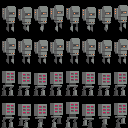

Rendered tile map (Tiled .tmx) drawn with the repository's tilesets; below, a short description and the map source with its tile grids summarised:
An orthogonal 8x8 tile map with 16x16 px tiles, 1 tile layer (Tile Layer 1).

<map version="1.2" tiledversion="1.2.4" orientation="orthogonal" renderorder="right-down" width="8" height="8" tilewidth="16" tileheight="16" infinite="0" nextlayerid="7" nextobjectid="1">
 <tileset firstgid="1" name="16x16RobotTileset.v1" tilewidth="16" tileheight="16" tilecount="1024" columns="32">
  <image source="16x16RobotTileset.v1.png" width="512" height="512" />
 </tileset>
 <layer id="6" name="Tile Layer 1" width="8" height="8">
  <data>[64 cells, 64 non-empty, 48 distinct tile ids]</data>
 </layer>
</map>
